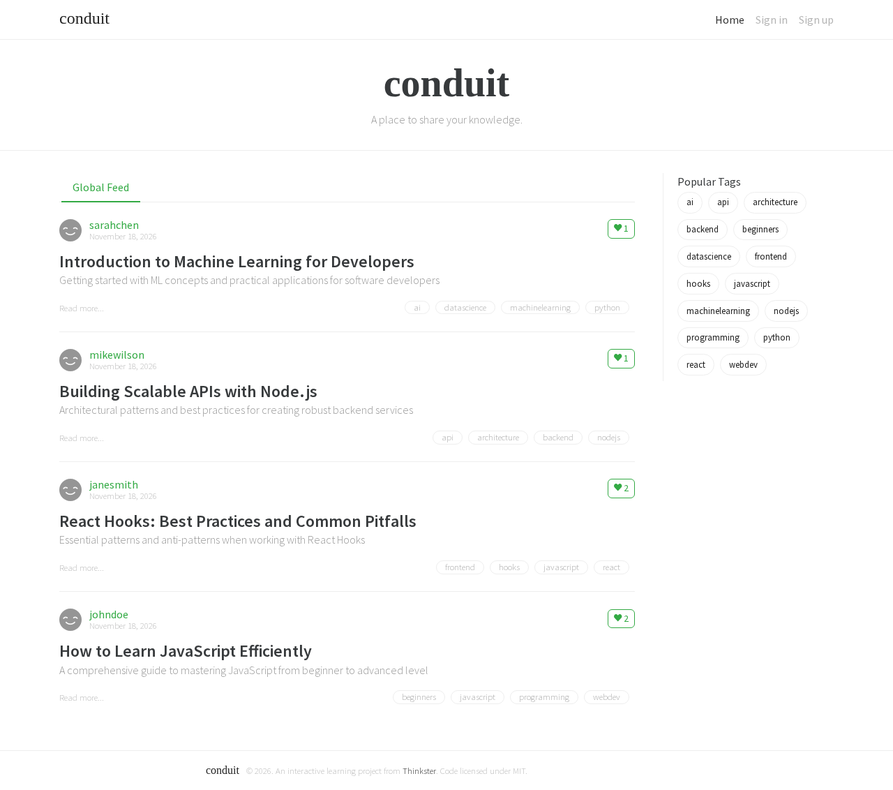
#> input picture parity/report/screens/legacy/01-home-global-feed.png, 893 x 790 px, shrunk from 1280 x 1132 before the run
$ python compose.py
#> lines starting #> are read from the running program, lines starting #| are printed output that depends on the picture
"""Compose legacy (left) vs Angular (right) screenshots into report/side-by-side/*.png and print pixel diffs."""
import json
import sys
from pathlib import Path

from PIL import Image, ImageChops, ImageDraw, ImageFont

ROOT = Path(__file__).parent / "report"
LEGACY, ANGULAR, OUT = ROOT / "screens" / "legacy", ROOT / "screens" / "angular", ROOT / "side-by-side"
OUT.mkdir(parents=True, exist_ok=True)
HEADER, GAP = 44, 24

try:
    font = ImageFont.truetype("DejaVuSans-Bold.ttf", 22)
except OSError:
    font = ImageFont.load_default()

rows = []
for left_path in sorted(LEGACY.glob("*.png")):
    right_path = ANGULAR / left_path.name
    if not right_path.exists():
        rows.append({"page": left_path.stem, "diff": None})
        continue
    left, right = Image.open(left_path).convert("RGB"), Image.open(right_path).convert("RGB")
#> left is the input picture: PIL image 893x790 RGB; mean R, G, B 251.5, 251.7, 251.6
    w, h = max(left.width, right.width), max(left.height, right.height)
#> w = 893; h = 790
    canvas = Image.new("RGB", (w * 2 + GAP, h + HEADER), "white")
#> canvas: PIL image 1810x834 RGB; every value is 255
    canvas.paste(left, (0, HEADER))
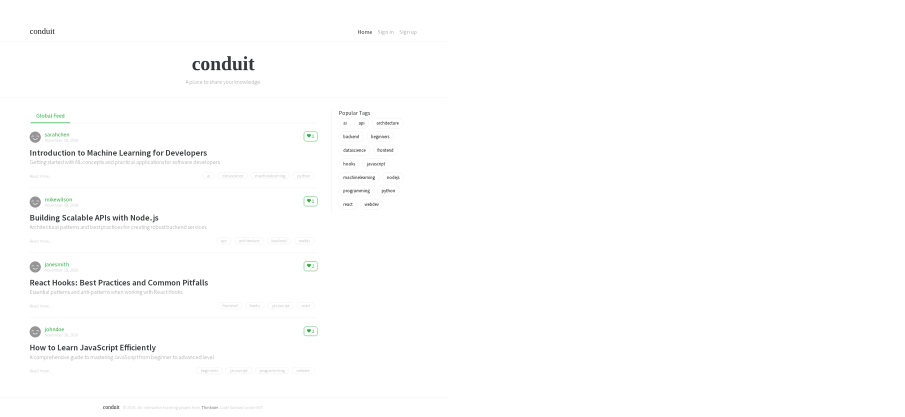
#> canvas: PIL image 1810x834 RGB (shown at 1/2 size); mean R, G, B 253.4, 253.5, 253.4
    canvas.paste(right, (w + GAP, HEADER))
    draw = ImageDraw.Draw(canvas)
    draw.rectangle([w, 0, w + GAP, h + HEADER], fill="#5cb85c")
    draw.text((12, 10), f"Legacy AngularJS 1.5  ·  {left_path.stem}", fill="black", font=font)
    draw.text((w + GAP + 12, 10), f"Angular 21  ·  {left_path.stem}", fill="black", font=font)
    canvas.save(OUT / left_path.name)
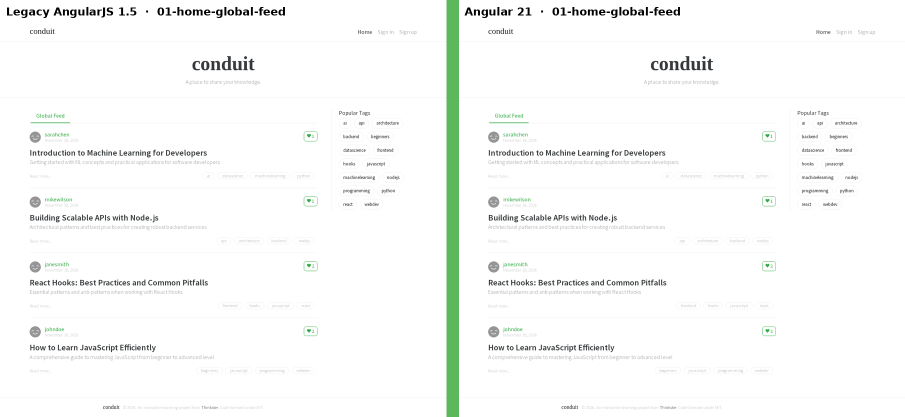
#> saved as 01-home-global-feed.png: PIL image 1810x834 RGB (shown at 1/2 size); mean R, G, B 248.5, 249.9, 248.5

    a, b = Image.new("RGB", (w, h), "white"), Image.new("RGB", (w, h), "white")
#> a: PIL image 893x790 RGB; every value is 255
    a.paste(left), b.paste(right)
    diff = ImageChops.difference(a, b).convert("L").point(lambda p: 255 if p > 32 else 0)
#> diff: PIL image 893x790 L; every value is 0
    changed = sum(diff.histogram()[255:]) / (w * h) * 100
#> changed = 0
    rows.append({"page": left_path.stem, "diff": round(changed, 2), "size": [left.size, right.size]})

json.dump(rows, open(ROOT / "pixel-diff.json", "w"), indent=1)
for r in rows:
    print(f"{r['page']:<32} {'missing' if r['diff'] is None else str(r['diff']) + '%'}")
#> this loop made 1 pass
#| 01-home-global-feed              0.0%
sys.exit(0)
#> (the program exits here)
